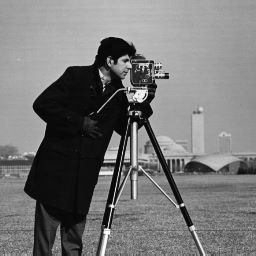
#> input picture cameraman.jpg, 256 x 256 px
$ jupyter execute --allow-errors pregunta2.ipynb
#> lines starting #> are read from the running program, lines starting #| are printed output that depends on the picture
## Pregunta 2

[cell 1]
import numpy as np
import matplotlib.pyplot as plt
import cv2
ruta_imagen = 'cameraman.jpg'
img = cv2.imread(ruta_imagen, cv2.IMREAD_GRAYSCALE)
#> img is the input picture: shape (256, 256); min 0, max 255, mean 118.7

plt.figure(figsize=(6, 6))
plt.imshow(img, cmap='gray')
plt.title('Imagen en Escala de Grises')
plt.show()

[cell 2]
# Cargar la PSF
h = cv2.imread('psf.png', cv2.IMREAD_GRAYSCALE)

#normalizar
#> (the rest of this cell did not finish here and is left out)

Comienzo con el filtro de Wiener, pero este necesita H que es la respuesta en frecuencia de la PSF

[cell 3]
# [16 lines left out: function construirH, not called in this run]

aca es pasar la ecuacion que me dan a una funcion

[cell 4]
# [10 lines left out: function filtroWiener, not called in this run]

Ahora iré directamente a la parte B, porque también me dan explícitamente las ecuaciones para definir

Se ve que tengo que usar H y Ht para la actualización recomendada, así que es lo primero que defino.

[cell 5]
#en la funcion x es la imagen y H es la función de transferencia PSF

def aplicarH(x, H):
    return np.real(np.fft.ifft2(np.fft.fft2(x) * H))

def aplicarHt(x, H):
    return np.real(np.fft.ifft2(np.fft.fft2(x) * np.conj(H)))

[cell 6]
# [32 lines left out: function tikhonovGradiente, not called in this run]

Para la experimentacion y analissi empiezo desde definir mis variables

#> (a cell that did not finish here is left out)

Acá revisaré dos niveles de ruido

[cell 8]
#defino mi dos ruidos , uno bajo y otro 10 veces mpas altio
ruidoBajo = np.random.normal(0, 0.01, img.shape)
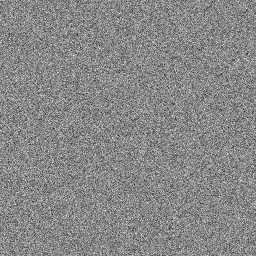
#> ruidoBajo: shape (256, 256) float64; min -0.0485, max 0.0424, mean -3.78e-05; drawn with min black and max white
ruidoAlto = np.random.normal(0, 0.1, img.shape)
#> (the rest of this cell did not finish here and is left out)

[cell 9]
#grafico pedido
plt.figure(figsize=(8, 4))
#> (the rest of this cell did not finish here and is left out)

Para definir una PSF ligeramente incorrecta, le aplico un filtro gaussiano

#> (a cell that did not finish here is left out)

Y ahora si puedo hacer el análisis

#> (a cell that did not finish here is left out)

[cell 12]
hImg, wImg = img.shape
#> hImg = 256; wImg = 256
recorteOrig = img[hImg//3:2*hImg//3, wImg//3:2*wImg//3]
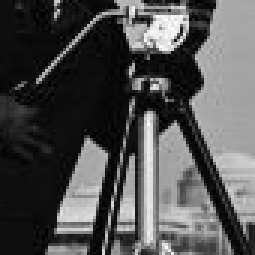
#> recorteOrig: shape (85, 85) (shown 3 times larger); min 0, max 255, mean 80.3
#> (the rest of this cell did not finish here and is left out)
